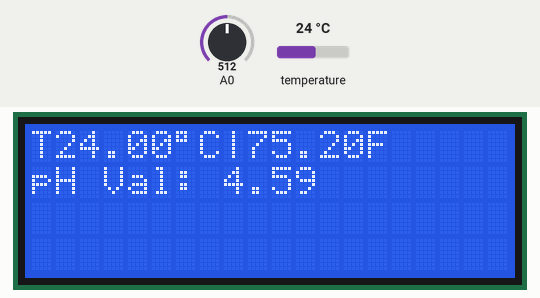
Recording of a sketch running on a simulated Arduino Uno, built with avr-gcc and run on an emulated ATmega328P. Parts: 20×4 character LCD. The test bench sets the inputs (shaded band); at power-on: temperature 24 °C, A0 = 512. What the sketch prints to the serial monitor is not drawn.

Above: at 3.3 s.
3.4 s: temperature set to 10.7 °C
At 6.1 s:
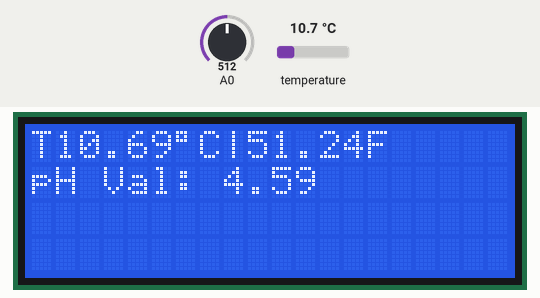
6.4 s: temperature set to 9.4 °C
At 7.8 s:
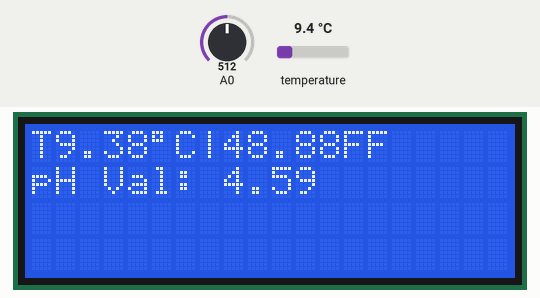
8.5 s: A0 set to 716
At 9.9 s:
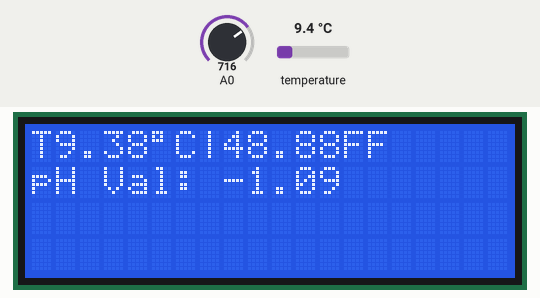
10.9 s: A0 set to 900
At 12.5 s:
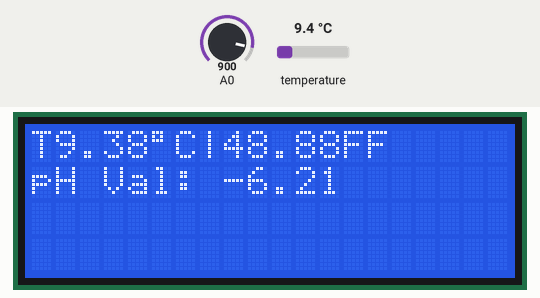
13.0 s: temperature set to 12 °C
At 14.4 s:
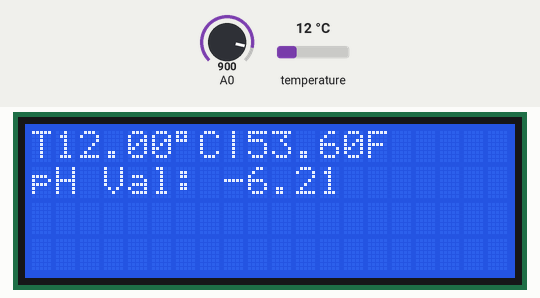
14.8 s: A0 set to 1023
At 16.6 s:
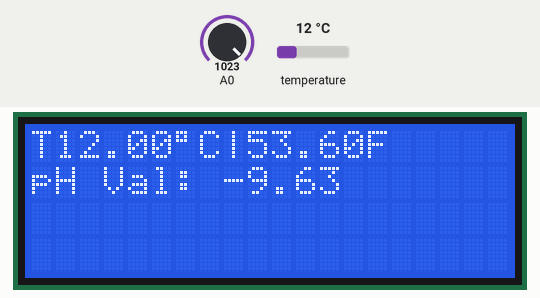
Timing chart, 0 to 18.1 s (numbered marks = the images above; inputs shaded):
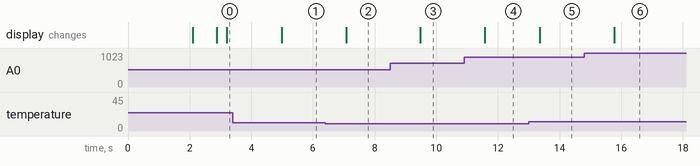

The sketch:

water_monitoring_system.ino
```cpp
// Include the libraries we need
#include <OneWire.h>
#include <DallasTemperature.h>

#include <Wire.h>
#include <LiquidCrystal_I2C.h>

LiquidCrystal_I2C lcd(0x27, 20, 4); //The LCD address and size. You can change according you yours

// Data wire is plugged into port 2 on the Arduino
#define ONE_WIRE_BUS 2 //pin for sensor

// Setup a oneWire instance to communicate with any OneWire devices (not just Maxim/Dallas temperature ICs)
OneWire oneWire(ONE_WIRE_BUS);

// Pass our oneWire reference to Dallas Temperature.
DallasTemperature sensors(&oneWire);
float calibration_value = 18.84;
int phval = 0;
unsigned long int avgval;
int buffer_arr[10],temp;

/*
   The setup function. We only start the sensors here
*/
void setup(void)
{
  // start serial port
  Serial.begin(9600);
  Serial.println("Dallas Temperature IC Control Library Demo");

  // Start up the library
  sensors.begin();
  lcd.init();
  // Print a message to the LCD.
  lcd.backlight();
  lcd.setCursor(0, 0);
  lcd.print("Project");
  lcd.setCursor(0, 1);
  lcd.print("Microprocessor");
  delay(2000);
  lcd.clear();
}

/*
   Main function, get and show the temperature
*/
void loop(void)
{
  // call sensors.requestTemperatures() to issue a global temperature
  // request to all devices on the bus
  Serial.print("Requesting temperatures...");
  sensors.requestTemperatures(); // Send the command to get temperatures
  Serial.println("DONE");
  // After we got the temperatures, we can print them here.
  // We use the function ByIndex, and as an example get the temperature from the first sensor only.
  float tempC = sensors.getTempCByIndex(0);

  // Check if reading was successful
  if (tempC != DEVICE_DISCONNECTED_C)
  {
    Serial.print("Temperature for the device 1 (index 0) is: ");
    Serial.println(tempC);
    lcd.setCursor(0, 0);
    lcd.print("T");
    lcd.setCursor(1, 0);
    lcd.print(tempC);
    lcd.print((char)223);
    lcd.print("C");
    lcd.print("|");
    lcd.print(DallasTemperature::toFahrenheit(tempC));
    lcd.print("F");
  }
  else
  {
    Serial.println("Error: Could not read temperature data");
  }

   for(int i=0;i<10;i++)
 {
 buffer_arr[i]=analogRead(A0);
 delay(30);
 }
 for(int i=0;i<9;i++)
 {
 for(int j=i+1;j<10;j++)
 {
 if(buffer_arr[i]>buffer_arr[j])
 {
 temp=buffer_arr[i];
 buffer_arr[i]=buffer_arr[j];
 buffer_arr[j]=temp;
 }
 }
 }
 avgval=0;
 for(int i=2;i<8;i++)
 avgval+=buffer_arr[i];
 float volt=(float)avgval*5.0/1024/6;
 float ph_act = -5.70 * volt + calibration_value;
  lcd.setCursor(0, 1);
 lcd.print("pH Val:");
 lcd.setCursor(8, 1);
 lcd.print(ph_act);
 delay(1000);
}
```

Measured:
- the behaviour switches between 10 and 9.9 °C on temperature (found by bisection; images 1 and 2)
- after the input at 3.4 s, the display: changes after 1.6 s (image 1)
- after the input at 6.4 s, the display: changes after 0.67 s (image 2)
- after the input at 8.5 s, the display: changes after 0.98 s (image 3)
- after the input at 10.9 s, the display: changes after 0.68 s (image 4)
- after the input at 13.0 s, the display: changes after 0.36 s (image 5)
- after the input at 14.8 s, the display: changes after 0.97 s (image 6)
